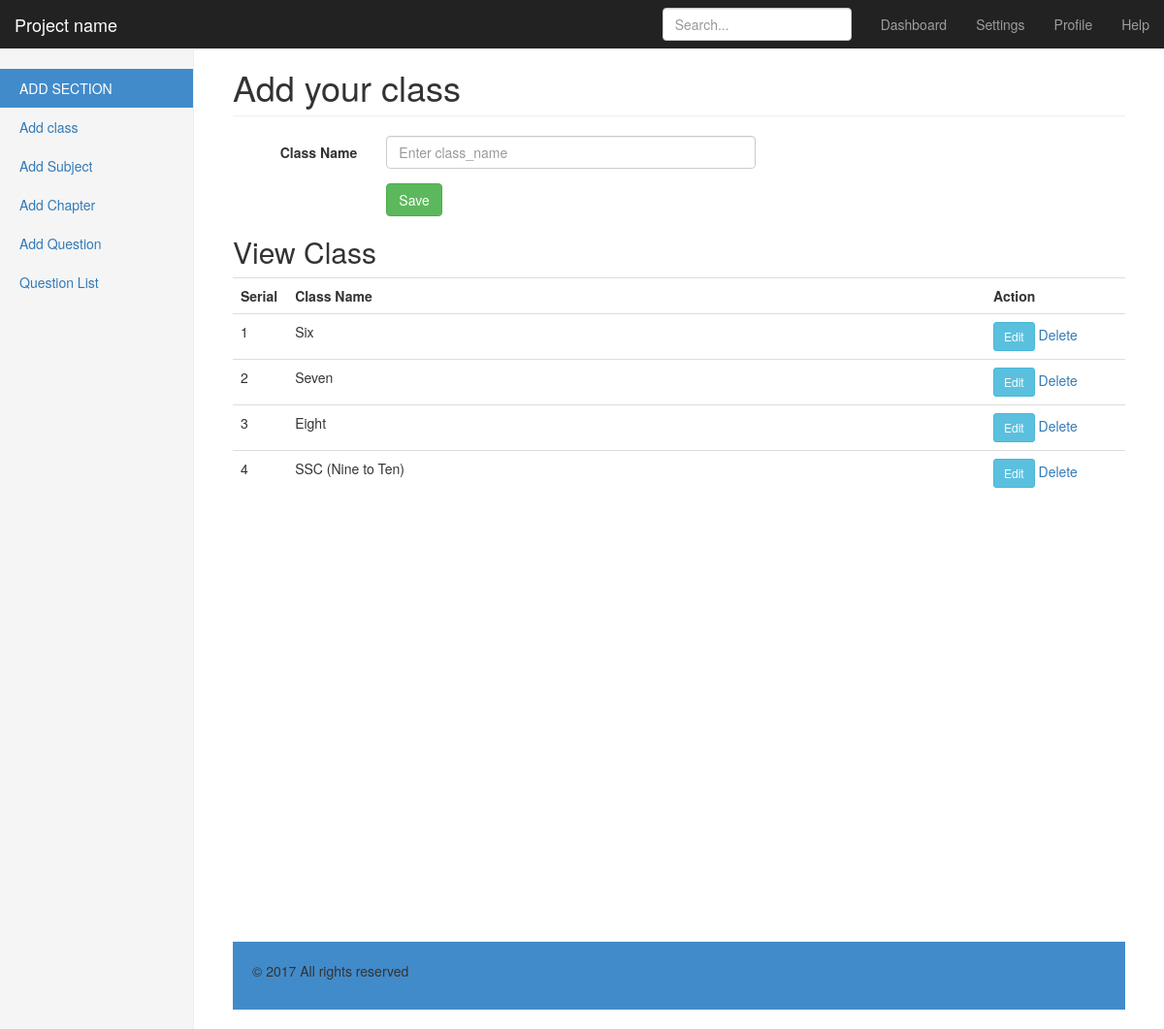
Page /OnlineExam/admin/add_class.php on the committed database.
### tables this page shows
CREATE TABLE `tbl_class` (
  `class_id` int(11) NOT NULL,
  `class_name` varchar(100) NOT NULL
);

### OnlineExam/admin/add_class.php (the view, shortened to what this page needs)
<?php require_once 'header.php'; ?>
<?php require_once 'config.php'; ?>
          <h1 class="page-header">Add your class</h1>
          <form action="" method="post" class="form-horizontal" role="form">
			  <div class="form-group">
			    <label class="control-label col-sm-2" for="class_name">Class Name</label>
			    <div class="col-sm-10">
			      <input type="name" class="form-control" name="class_name" id="class_name" placeholder="Enter class_name">
			    </div>
			  </div>
			  <div class="form-group">
			    <div class="col-sm-offset-2 col-sm-10">
			      <button type="submit" class="btn btn-success btn-large" name="submitForm" >Save</button>
			    </div>
			  </div>
			</form>
<h2>View Class</h2>
<table class="table" width="100%">
	<tr>
		<th width="5%">Serial</th>
		<th width="75%">Class Name</th>
		<th width="15%">Action</th>
	</tr>
	<?php
	$i=0;
	$statement = $db->prepare("SELECT * FROM tbl_class");
	$statement->execute();
	$result = $statement->fetchAll(PDO::FETCH_ASSOC);
	foreach($result as $row)
	{
		$i++;
		?>
		<tr>
		<td><?php echo $i; ?></td>
		<td><?php echo $row['class_name']; ?></td>
		<td>
			<button type="button" class="btn btn-info btn-sm" data-toggle="modal" data-target="#editModal<?= $row['class_id']?>">Edit</button>
			<a onclick='return confirmDelete();' href="add_class.php?id=<?php echo $row['class_id']; ?>">Delete</a>
			</td>
		</tr>
		<?php
	}
	?>
</table>
<?php require_once 'footer.php'; ?>

### OnlineExam/admin/assets/dashboard.css (style rules this page uses)
body { padding-top: 50px; }
.main .page-header { margin-top: 0; }
.form-control { width: 50%; }

### rows in the picture
tbl_class: class_name "Six"
tbl_class: class_name "Seven"
tbl_class: class_name "Eight"
tbl_class: class_name "SSC (Nine to Ten)"
